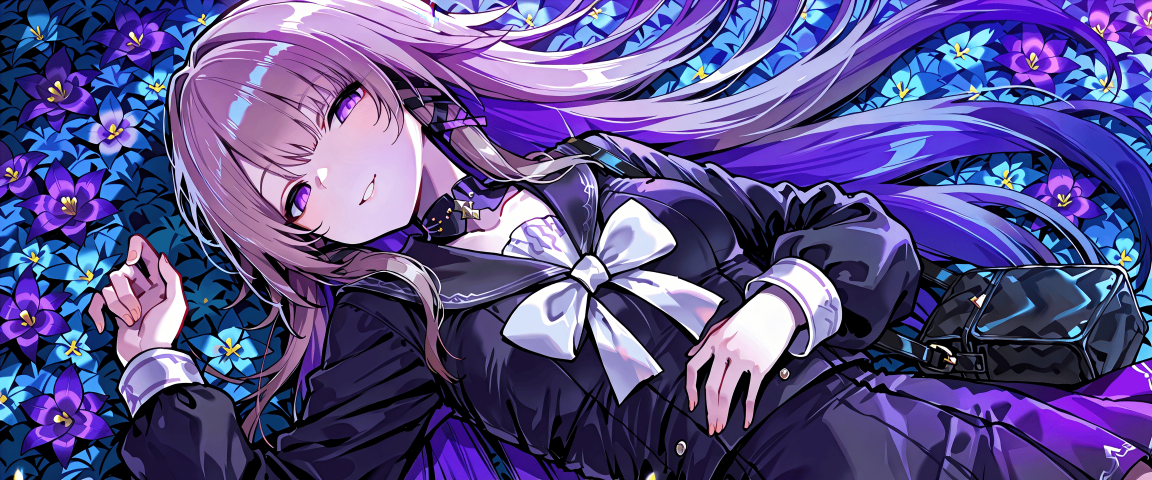
#> input picture anime_header.png, 2304 x 960 px (shown at 1/2 size)
$ python -i generate_glitch.py   (imports and definitions only)
#> lines starting #> are read from the running program, lines starting #| are printed output that depends on the picture
import os
import random
from PIL import Image, ImageDraw, ImageFont

# Config
TEXTS = ["Hello World!", "你好，世界！", "こんにちは世界！", "¡Hola Mundo!", "Bonjour le monde !"]
COLOR = (164, 94, 229)  # #a45ee5
BG_COLOR = (13, 17, 23) # GitHub #0d1117
FONT_SIZE = 40
WIDTH = 435
HEIGHT = 80
# Prioritize fonts with CJK support: Microsoft YaHei, MS Gothic, then fallback
FONT_PATHS = [
    "C:/Windows/Fonts/msyh.ttc",     # Microsoft YaHei (Good for CN/JP)
    "C:/Windows/Fonts/msgothic.ttc", # MS Gothic (Good for JP)
    "C:/Windows/Fonts/courbd.ttf",   # Fallback (No CJK)
    "C:/Windows/Fonts/arial.ttf"
]
OUTPUT_FILE = "glitch_header.gif"

# [24 lines left out: functions get_font, create_base_image, not called in this run]

def glitch_frame(base_img):
    # Convert to numpy-like access
    img = base_img.copy()

    # 1. RGB Split (Chromatic Aberration)
    r, g, b = img.split()
    offset_x = random.randint(-4, 4)
    offset_y = random.randint(-4, 4)

    r = r.transform(r.size, Image.AFFINE, (1, 0, offset_x, 0, 1, offset_y))
    b = b.transform(b.size, Image.AFFINE, (1, 0, -offset_x, 0, 1, -offset_y))

    img = Image.merge("RGB", (r, g, b))

    # 2. Slice/Strip Displacement
    # Take horizontal strips and shift them
    for _ in range(random.randint(2, 5)):
        y1 = random.randint(0, HEIGHT - 10)
        h = random.randint(2, 20)
        y2 = min(HEIGHT, y1 + h)
        shift = random.randint(-10, 10)

        region = img.crop((0, y1, WIDTH, y2))
        img.paste(region, (shift, y1))

    return img

# [23 lines left out: function main, not called in this run]

# [2 lines not run here, left out]

>>> import cv2
>>> picture = cv2.imread('anime_header.png', cv2.IMREAD_GRAYSCALE)
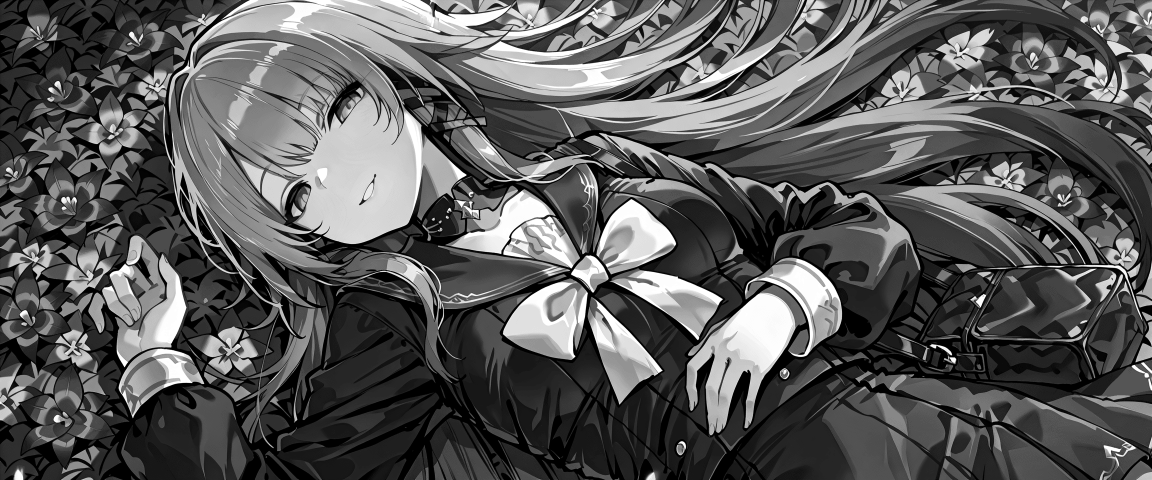
#> picture: shape (960, 2304) (shown at 1/2 size); min 0, max 255, mean 89.2
#> (the run stopped early here; a loop or call above may not have finished)
